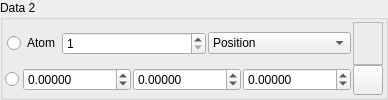
       <widget class="QGroupBox" name="Data2Group" >
        <property name="sizePolicy" >
         <sizepolicy vsizetype="Preferred" hsizetype="Expanding" >
          <horstretch>0</horstretch>
          <verstretch>0</verstretch>
         </sizepolicy>
        </property>
        <property name="title" >
         <string>Data 2</string>
        </property>
        <layout class="QHBoxLayout" name="horizontalLayout_19" >
         <property name="spacing" >
          <number>2</number>
         </property>
         <property name="margin" >
          <number>2</number>
         </property>
         <item>
          <layout class="QGridLayout" name="gridLayout_2" >
           <property name="spacing" >
            <number>0</number>
           </property>
           <item row="0" column="0" >
            <layout class="QHBoxLayout" name="horizontalLayout_6" >
             <property name="spacing" >
              <number>2</number>
             </property>
             <item>
              <widget class="QWidget" native="1" name="widget_3" >
               <property name="sizePolicy" >
                <sizepolicy vsizetype="Preferred" hsizetype="Expanding" >
                 <horstretch>0</horstretch>
                 <verstretch>0</verstretch>
                </sizepolicy>
               </property>
               <layout class="QHBoxLayout" name="horizontalLayout_7" >
                <property name="spacing" >
                 <number>2</number>
                </property>
                <property name="margin" >
                 <number>2</number>
                </property>
                <item>
                 <widget class="QRadioButton" name="Data2AtomRadio" >
                  <property name="text" >
                   <string>Atom</string>
                  </property>
                 </widget>
                </item>
                <item>
                 <widget class="QWidget" native="1" name="Data2AtomGroup" >
                  <property name="sizePolicy" >
                   <sizepolicy vsizetype="Preferred" hsizetype="MinimumExpanding" >
                    <horstretch>0</horstretch>
                    <verstretch>0</verstretch>
                   </sizepolicy>
                  </property>
                  <layout class="QHBoxLayout" name="horizontalLayout_24" >
                   <property name="spacing" >
                    <number>2</number>
                   </property>
                   <property name="margin" >
                    <number>0</number>
                   </property>
                   <item>
                    <widget class="QSpinBox" name="Data2AtomIdSpin" >
                     <property name="minimum" >
                      <number>1</number>
                     </property>
                     <property name="maximum" >
                      <number>10000000</number>
                     </property>
                    </widget>
                   </item>
                   <item>
                    <widget class="QComboBox" name="Data2AtomCombo" >
                     <property name="insertPolicy" >
                      <enum>QComboBox::NoInsert</enum>
                     </property>
                     <item>
                      <property name="text" >
                       <string>Position</string>
                      </property>
                     </item>
                     <item>
                      <property name="text" >
                       <string>Force</string>
                      </property>
                     </item>
                     <item>
                      <property name="text" >
                       <string>Velocity</string>
                      </property>
                     </item>
                    </widget>
                   </item>
                  </layout>
                 </widget>
                </item>
               </layout>
              </widget>
             </item>
            </layout>
           </item>
           <item row="0" column="1" >
            <widget class="TColourFrame" name="Data2ColourFrame" >
             <property name="sizePolicy" >
              <sizepolicy vsizetype="Preferred" hsizetype="Preferred" >
               <horstretch>0</horstretch>
               <verstretch>0</verstretch>
              </sizepolicy>
             </property>
             <property name="frameShape" >
              <enum>QFrame::StyledPanel</enum>
             </property>
             <property name="frameShadow" >
              <enum>QFrame::Raised</enum>
             </property>
            </widget>
           </item>
           <item row="1" column="1" >
            <widget class="QPushButton" name="Data2ColourButton" >
             <property name="sizePolicy" >
              <sizepolicy vsizetype="Preferred" hsizetype="Preferred" >
               <horstretch>0</horstretch>
               <verstretch>0</verstretch>
              </sizepolicy>
             </property>
             <property name="minimumSize" >
              <size>
               <width>30</width>
               <height>30</height>
              </size>
             </property>
             <property name="maximumSize" >
              <size>
               <width>30</width>
               <height>30</height>
              </size>
             </property>
             <property name="text" >
              <string/>
             </property>
             <property name="icon" >
              <iconset resource="icons.qrc" >
               <normaloff>:/basic/icons/basic_colour.svg</normaloff>:/basic/icons/basic_colour.svg</iconset>
             </property>
             <property name="autoDefault" >
              <bool>false</bool>
             </property>
            </widget>
           </item>
           <item row="1" column="0" >
            <layout class="QHBoxLayout" name="horizontalLayout_8" >
             <property name="spacing" >
              <number>2</number>
             </property>
             <item>
              <widget class="QRadioButton" name="Data2ValueRadio" >
               <property name="text" >
                <string/>
               </property>
              </widget>
             </item>
             <item>
              <widget class="QWidget" native="1" name="Data2ValueGroup" >
               <property name="sizePolicy" >
                <sizepolicy vsizetype="Preferred" hsizetype="Expanding" >
                 <horstretch>0</horstretch>
                 <verstretch>0</verstretch>
                </sizepolicy>
               </property>
               <layout class="QHBoxLayout" name="horizontalLayout_9" >
                <property name="spacing" >
                 <number>2</number>
                </property>
                <property name="margin" >
                 <number>2</number>
                </property>
                <item>
                 <widget class="QDoubleSpinBox" name="Data2ValueXSpin" >
                  <property name="sizePolicy" >
                   <sizepolicy vsizetype="Fixed" hsizetype="Expanding" >
                    <horstretch>0</horstretch>
                    <verstretch>0</verstretch>
                   </sizepolicy>
                  </property>
                  <property name="toolTip" >
                   <string>X-coordinate of glyph data</string>
                  </property>
                  <property name="decimals" >
                   <number>5</number>
                  </property>
                  <property name="minimum" >
                   <double>-100000000.000000000000000</double>
                  </property>
                  <property name="maximum" >
                   <double>10000000.000000000000000</double>
                  </property>
                 </widget>
                </item>
                <item>
                 <widget class="QDoubleSpinBox" name="Data2ValueYSpin" >
                  <property name="sizePolicy" >
                   <sizepolicy vsizetype="Fixed" hsizetype="Expanding" >
                    <horstretch>0</horstretch>
                    <verstretch>0</verstretch>
                   </sizepolicy>
                  </property>
                  <property name="toolTip" >
                   <string>Y-coordinate of glyph data</string>
                  </property>
                  <property name="decimals" >
                   <number>5</number>
                  </property>
                  <property name="minimum" >
                   <double>-100000000.000000000000000</double>
                  </property>
                  <property name="maximum" >
                   <double>10000000.000000000000000</double>
                  </property>
                 </widget>
                </item>
                <item>
                 <widget class="QDoubleSpinBox" name="Data2ValueZSpin" >
                  <property name="sizePolicy" >
                   <sizepolicy vsizetype="Fixed" hsizetype="Expanding" >
                    <horstretch>0</horstretch>
                    <verstretch>0</verstretch>
                   </sizepolicy>
                  </property>
                  <property name="toolTip" >
                   <string>Z-coordinate of glyph data</string>
                  </property>
                  <property name="decimals" >
                   <number>5</number>
                  </property>
                  <property name="minimum" >
                   <double>-100000000.000000000000000</double>
                  </property>
                  <property name="maximum" >
                   <double>10000000.000000000000000</double>
                  </property>
                 </widget>
                </item>
               </layout>
              </widget>
             </item>
            </layout>
           </item>
          </layout>
         </item>
        </layout>
       </widget>
